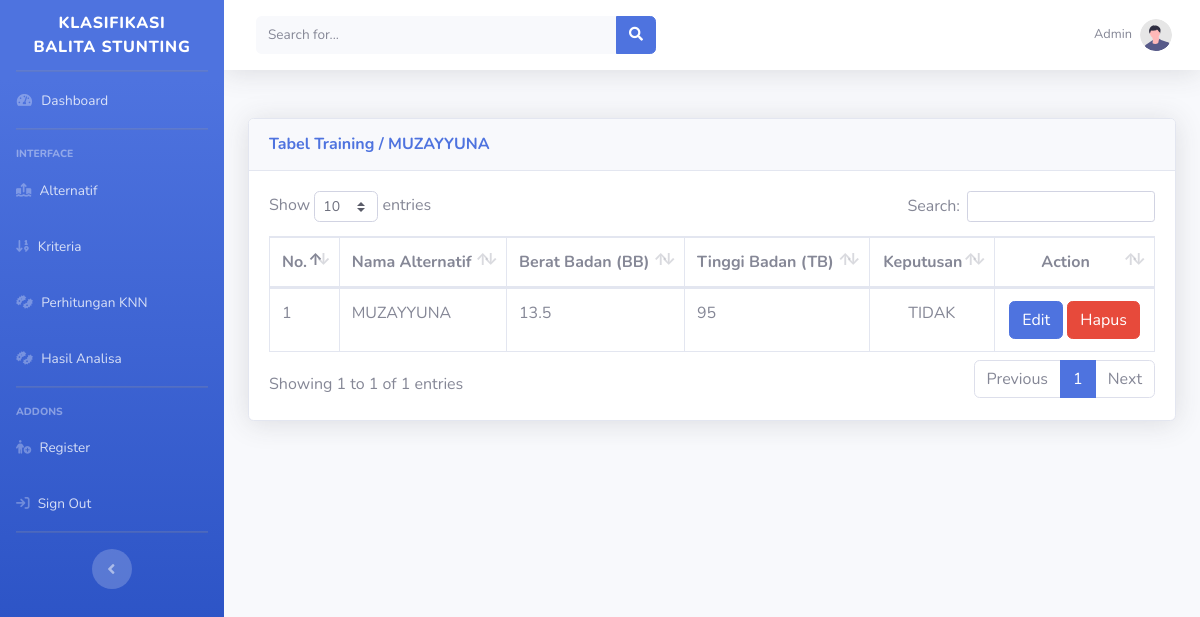
/admin/training.php?id_alternatif=A01 (signed in), run on an earlier commit of the app's database.
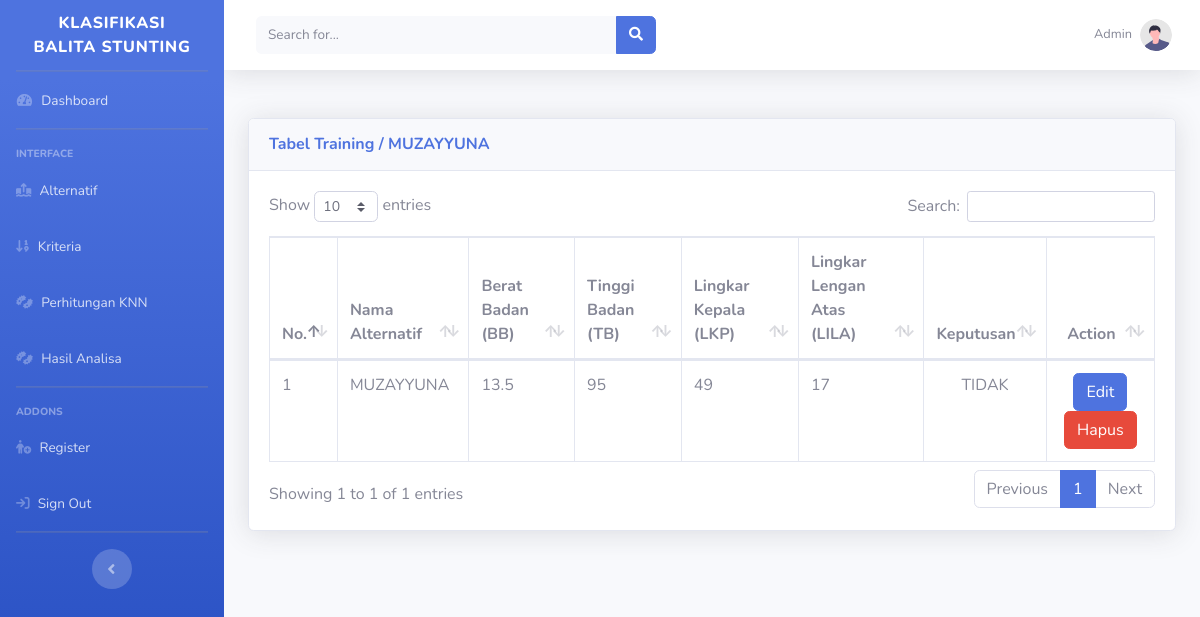
And on a later commit of the database.
### tables this page shows
CREATE TABLE `tb_alternatif` (
  `id_alternatif` varchar(11) NOT NULL,
  `nik_alternatif` varchar(20) NOT NULL,
  `nama_alternatif` varchar(50) NOT NULL,
  `umur_alternatif` varchar(10) NOT NULL,
  `tgl_alternatif` varchar(10) NOT NULL,
  `keputusan_training` varchar(50) NOT NULL,
  `distance` double NOT NULL,
  `rangking` int(11) NOT NULL,
  `pilihan` varchar(20) NOT NULL
);

CREATE TABLE `tb_kriteria` (
  `id_kriteria` varchar(11) NOT NULL,
  `nama_kriteria` varchar(50) NOT NULL,
  `keterangan_kriteria` varchar(255) NOT NULL
);

CREATE TABLE `tb_subkriteria` (
  `id_subkriteria` varchar(50) NOT NULL,
  `nama_subkriteria` varchar(50) NOT NULL,
  `id_kriteria` varchar(50) NOT NULL,
  `nilai_subkriteria` varchar(50) NOT NULL
);

### admin/training.php (the view, shortened to what this page needs)
<?php
include 'header.php';
$data = mysqli_query($db, "SELECT * FROM tb_alternatif WHERE id_alternatif='" . $_GET['id_alternatif'] . "'");
$a = mysqli_fetch_array($data);
?>
<br>
<div class='card shadow mb-2'>
    <div class='card-header py-3'>
        <h6 class='m-0 font-weight-bold text-primary'>Tabel Training / <a
                href="alternatif.php"><?=$a['nama_alternatif'];?></a></h6>
    </div>
    <div class='card-body'>
        <div class='table-responsive'>
            <table class='table table-bordered' id='dataTable' width='100%' cellspacing='0'>
                <thead>
                    <tr>
                        <th>No.</th>
                        <th>Nama Alternatif</th>
                        <?php
$data = mysqli_query($db, "SELECT * FROM tb_kriteria ORDER BY id_kriteria ASC");
while ($a = mysqli_fetch_array($data)) {
    echo "<th>$a[nama_kriteria]</th>";
}
?>
                        <th class="text-center">Keputusan</th>
                        <th class="text-center">Action</th>
                </thead>
                <tbody>
                    <?php
$data = mysqli_query($db, "SELECT * FROM tb_alternatif WHERE id_alternatif='{$_GET['id_alternatif']}' ORDER BY id_alternatif ASC");
$no = 1;
while ($a = mysqli_fetch_array($data)) {
    $nomor = $no++;
    $id = $a['id_alternatif'];
    $nama = $a['nama_alternatif'];
    echo "<tr>
    <td>$nomor</td>";
    echo "<td>$nama</td>";
    $query1 = mysqli_query($db, "SELECT a.nilai_subkriteria AS sub FROM tb_subkriteria a INNER JOIN tb_training b ON a.id_subkriteria = b.id_subkriteria WHERE b.id_alternatif='" . $id . "' ORDER BY b.id_kriteria");
    while ($result1 = mysqli_fetch_array($query1)) {
        echo "<td>$result1[sub]</td>";
    }
    ?>
                    <td class="text-center"><?=$a['keputusan_training']?></td>
                    <td class="text-center">
                        <a href="trainingaksi.php?id_alternatif=<?=$a['id_alternatif'];?>&aksi=ubah"
                            class="btn btn-primary">Edit</a>
                        <a href="trainingproses.php?id_alternatif=<?=$a['id_alternatif'];?>&proses=proseshapus"
                            class="btn btn-danger">Hapus</a>
                    </td>
                    </tr>
                    <?php }?>
                </tbody>
            </table>
        </div>
    </div>
</div>
</div>
<?php
include 'footer.php';
?>

### admin/header.php (shortened to what this page needs)
<!DOCTYPE html>
<html lang="en">
<head>
    <link href="../assets/template/fontawesome/css/all.css" rel="stylesheet" type="text/css">
    <link rel="stylesheet" href="../assets/template/font-awesome/css/font-awesome.css">
    <link href="https://cdn.jsdelivr.net/npm/bootstrap@5.1.3/dist/css/bootstrap.min.css" rel="stylesheet">
    <link href="../assets/template/css/sb-admin-2.css" rel="stylesheet">
    <link href="../assets/template//vendor/fontawesome-free/css/all.min.css" rel="stylesheet" type="text/css">
    <link href="../assets/template//css/sb-admin-2.min.css" rel="stylesheet">
    <link href="../assets/template//vendor/datatables/dataTables.bootstrap4.min.css" rel="stylesheet">
</head>
<body id="page-top">
    <div id="wrapper">
        <ul class="navbar-nav bg-gradient-primary sidebar sidebar-dark accordion" id="accordionSidebar">
            <a class="sidebar-brand d-flex align-items-center justify-content-center" href="dashboard.php">
                <div class="sidebar-brand-text mx-3">Klasifikasi Balita Stunting</div>
            </a>
            <hr class="sidebar-divider my-0">
            <li class="nav-item">
                <a class="nav-link" href="index.php">
                    <i class="fas fa-fw fa-tachometer-alt"></i>
                    <span>Dashboard</span></a>
            </li>
            <hr class="sidebar-divider">
            <div class="sidebar-heading">
                Interface
            </div>
            <li class="nav-item">
                <a class="nav-link" href="alternatif.php" data-target="#collapseUtilities" aria-expanded="true"
                    aria-controls="collapseUtilities">
                    <i class="fa-solid fa-arrow-up-from-ground-water"></i>
                    <span>Alternatif</span>
                </a>
            </li>
            <li class="nav-item">
                <a class="nav-link" href="kriteria.php" data-target="#collapseUtilities" aria-expanded="true"
                    aria-controls="collapseUtilities">
                    <i class="fa-solid fa-arrow-down-1-9"></i>
                    <span>Kriteria</span>
                </a>
            </li>
            <li class="nav-item">
                <a class="nav-link" href="metode.php" data-target="#collapseUtilities" aria-expanded="true"
                    aria-controls="collapseUtilities">
                    <i class="fa-solid fa-bacteria"></i>
                    <span>Perhitungan KNN</span>
                </a>
            </li>
            <li class="nav-item">
                <a class="nav-link" href="hasil.php" data-target="#collapseUtilities" aria-expanded="true"
                    aria-controls="collapseUtilities">
                    <i class="fa-solid fa-bacteria"></i>
                    <span>Hasil Analisa</span>
                </a>
            </li>
            <hr class="sidebar-divider">
            <div class="sidebar-heading">
                Addons
            </div>
            <li class="nav-item">
                <a class="nav-link" href="_halaman/regist.php">
                    <i class="fa-solid fa-person-circle-plus"></i>
                    <span>Register</span></a>
            </li>
            <li class="nav-item">
                <a class="nav-link" href="logout.php">
                    <i class="fa-solid fa-arrow-right-to-bracket"></i>
                    <span>Sign Out</span></a>
            </li>
            <hr class="sidebar-divider d-none d-md-block">
            <div class="text-center d-none d-md-inline">
                <button class="rounded-circle border-0" id="sidebarToggle"></button>
            </div>
        </ul>
        <div id="content-wrapper" class="d-flex flex-column">
            <div id="content">
                <nav class="navbar navbar-expand navbar-light bg-white topbar mb-4 static-top shadow">
                    <form
                        class="d-none d-sm-inline-block form-inline mr-auto ml-md-3 my-2 my-md-0 mw-100 navbar-search">
                        <div class="input-group">
                            <input type="text" class="form-control bg-light border-0 small" placeholder="Search for..."
                                aria-label="Search" aria-describedby="basic-addon2">
                            <div class="input-group-append">
                                <button class="btn btn-primary" type="button">
                                    <i class="fas fa-search fa-sm"></i>
                                </button>
                            </div>
                        </div>
                    </form>
                    <ul class="navbar-nav ml-auto">
                        <li class="nav-item dropdown no-arrow">
                            <a class="nav-link dropdown-toggle" href="#" id="userDropdown" role="button"
                                data-toggle="dropdown" aria-haspopup="true" aria-expanded="false">
                                <span class="mr-2 d-none d-lg-inline text-gray-600 small">Admin</span>
                                <img class="img-profile rounded-circle"
                                    src="../assets/template//img/undraw_profile.svg">
                            </a>
                        </li>
                    </ul>
                </nav>
                <div class="container-fluid">

### admin/footer.php (shortened to what this page needs)
</div>
</div>
</div>
</body>
</html>

What changed in the data, as far as the page shows it:
added tb_kriteria: nama_kriteria "Lingkar Kepala (LKP)"
added tb_kriteria: nama_kriteria "Lingkar Lengan Atas (LILA)"
added tb_subkriteria: nilai_subkriteria "49"
added tb_subkriteria: nilai_subkriteria "17"
